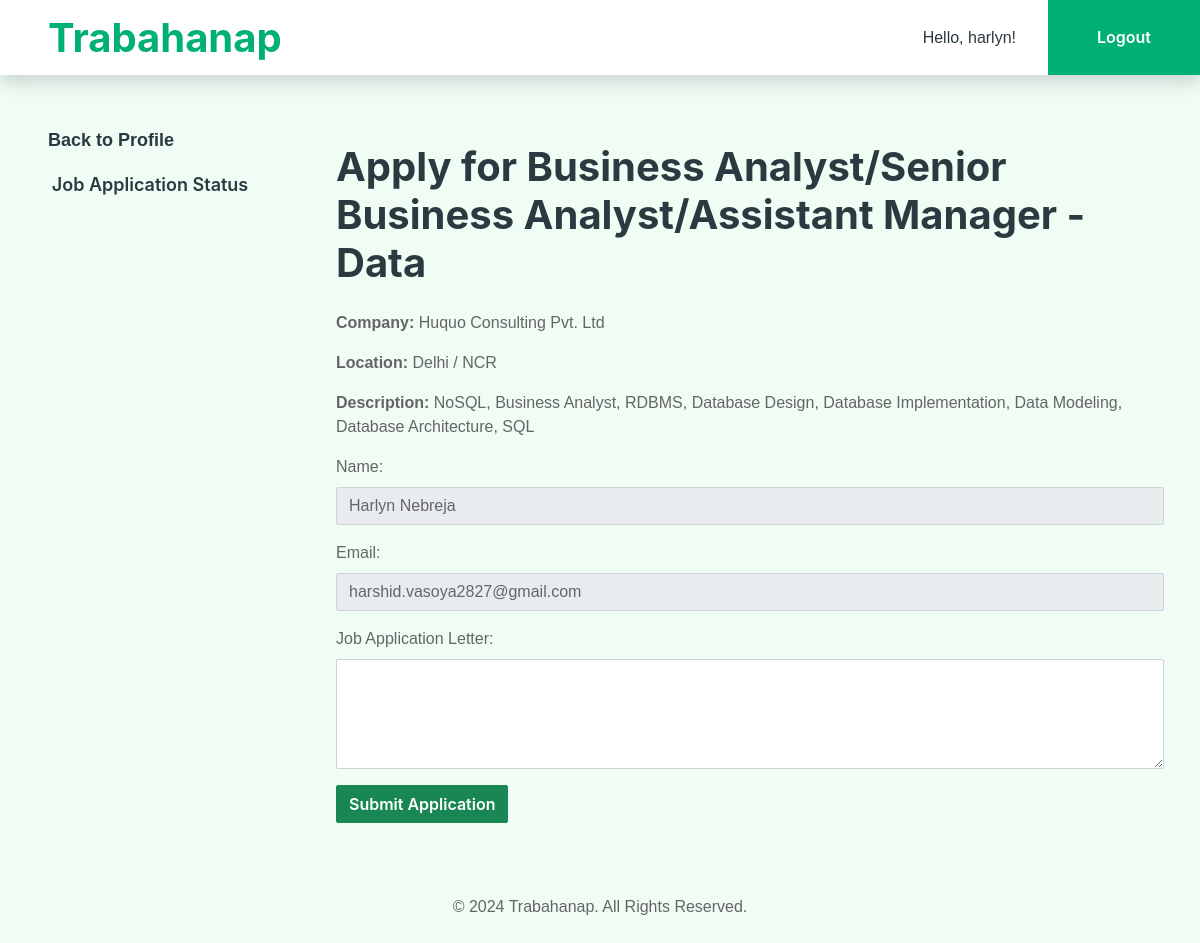
Screenshot of /apply/2269/ (signed in) with the database file from the repository.
### applicant/models.py (models this page shows, shortened)
class Job(models.Model):
    job_role = models.CharField(max_length=255, default="Unknown Role")
    company = models.CharField(max_length=255, default="Unknown")
    location = models.CharField(max_length=255, default="Not specified")
    job_experience = models.CharField(max_length=255, default="Not specified")
    skills_description = models.TextField()
    created_at = models.DateTimeField(auto_now_add=True)

class Applicant(models.Model):
    user = models.OneToOneField(User, on_delete=models.CASCADE)
    status = models.CharField(max_length=20, default='applicant')  # Ensure this field exists
    name = models.CharField(max_length=100)
    email = models.EmailField()
    skills = models.TextField()
    experience = models.TextField()
    resume = models.FileField(upload_to='resumes/', null=True, blank=True)
    created_at = models.DateTimeField(auto_now_add=True)

### applicant/views.py (the view, shortened to what this page needs)
# urls.py: path('apply/<int:job_id>/', views.apply_now, name='apply_now'),
@login_required
def apply_now(request, job_id):
    job = get_object_or_404(Job, id=job_id)
    applicant = get_object_or_404(Applicant, user=request.user)
    return render(request, 'applicant/apply_form.html', {
        'job': job,
        'applicant': applicant,
    })

### applicant/templates/applicant/apply_form.html (shortened to what this page needs)
<!DOCTYPE html>
<html lang="en">
<head>
    {% load static %}
    <link href="{% static 'css/bootstrap.min.css' %}" rel="stylesheet">
    <link href="{% static 'css/style.css' %}" rel="stylesheet">
</head>
<body>
    <nav class="navbar navbar-expand-lg bg-white navbar-light shadow sticky-top p-0">
        <a href="{% url 'index' %}" class="navbar-brand d-flex align-items-center text-center py-0 px-4 px-lg-5">
            <h1 class="m-0 text-primary">Trabahanap</h1>
        </a>
        <div class="collapse navbar-collapse" id="navbarCollapse">
            <div class="d-flex ms-auto align-items-center p-4 p-lg-0">
                <span class="nav-item nav-link text-dark me-3">
                    Hello, {{ user.username }}!
                </span>
                {% if user.is_authenticated %}
                    <a href="{% url 'logout' %}" class="btn btn-primary rounded-0 py-4 px-lg-5">Logout</a>
                {% else %}
                    <a href="{% url 'login' %}" class="btn btn-primary rounded-0 py-4 px-lg-5">
                        Login <i class="fa fa-sign-in-alt ms-3"></i>
                    </a>
                {% endif %}
            </div>
        </div>
    </nav>
    <div class="container-fluid" style="margin-top: 20px;">
        <div class="row">
            <div class="col-lg-3 col-md-4 col-12 bg-light p-4 d-flex flex-column">
                <ul class="nav flex-column">
                    <li class="nav-item">
                        <a class="nav-link text-dark" href="{% url 'profile' %}" style="font-size: 18px; font-weight: bold;">
                             Back to Profile
                        </a>
                    </li>
                    <li class="nav-item">
                        <a class="btn btn-link nav-link text-dark" data-bs-toggle="modal" data-bs-target="#jobStatusModal" style="font-size: 18px;">
                            Job Application Status
                        </a>
                    </li>
                </ul>
            </div>
            <div class="col-lg-9 col-md-8 col-12">
                <div class="container mt-5">
                    <h1 class="mb-4">Apply for {{ job.job_role }}</h1>
                    <p><strong>Company:</strong> {{ job.company }}</p>
                    <p><strong>Location:</strong> {{ job.location }}</p>
                    <p><strong>Description:</strong> {{ job.skills_description }}</p>
                    <form method="POST" action="{% url 'apply_now' job.id %}" id="applyForm">
                        <div class="mb-3">
                            <label for="applicant_name" class="form-label">Name:</label>
                            <input type="text" id="applicant_name" name="applicant_name"
                                   value="{{ applicant.name }}" class="form-control" readonly required>
                        </div>
                        <div class="mb-3">
                            <label for="applicant_email" class="form-label">Email:</label>
                            <input type="email" id="applicant_email" name="applicant_email"
                                   value="{{ applicant.email }}" class="form-control" readonly required>
                        </div>
                        <div class="mb-3">
                            <label for="cover_letter" class="form-label">Job Application Letter:</label>
                            <textarea id="cover_letter" name="cover_letter" rows="4" class="form-control"></textarea>
                        </div>
                        <button type="submit" class="btn btn-success">Submit Application</button>
                    </form>
                </div>
            </div>
        </div>
    </div>
    <footer class="bg-light text-center py-4 mt-5">
        <p class="mb-0">&copy; 2024 Trabahanap. All Rights Reserved.</p>
    </footer>
</body>
</html>

### applicant/static/css/style.css (style rules this page uses)
:root { --primary: #00B074; --secondary: #2B9BFF; --light: #EFFDF5; --dark: #2B3940; }
.btn { font-family: 'Inter', sans-serif; font-weight: 600; transition: .5s; }
.btn.btn-primary, .btn.btn-secondary { color: #FFFFFF; }
.navbar-light .navbar-brand, .navbar-light a.btn { height: 75px; }
.navbar-light.sticky-top { top: -100px; transition: .5s; }

### rows the page displays
Job: job_role "Business Analyst/Senior Business Analyst/Assistant Manager - Data", company "Huquo Consulting Pvt. Ltd", location "Delhi / NCR", skills_description "NoSQL, Business Analyst, RDBMS, Database Design, Database Implementation, Data Modeling, Database Architecture, SQL"
Applicant: applicant_name "Harlyn Nebreja", applicant_email "harshid.vasoya2827@gmail.com"

### other values shown
{{ user.username }} "harlyn"
